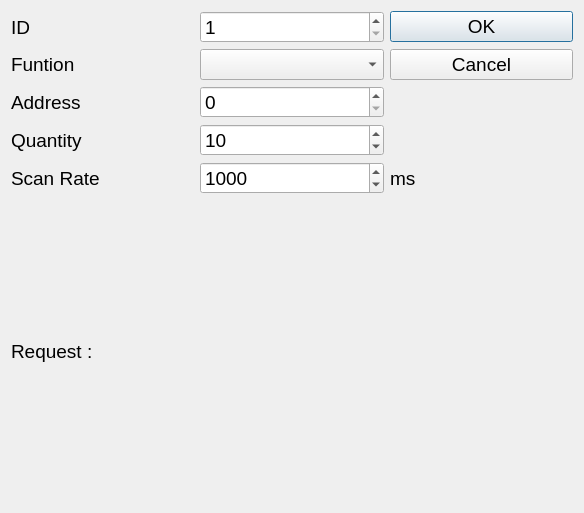
<?xml version="1.0" encoding="UTF-8"?>
<ui version="4.0">
 <class>AddRegDialog</class>
 <widget class="QDialog" name="AddRegDialog">
  <property name="geometry">
   <rect>
    <x>0</x>
    <y>0</y>
    <width>584</width>
    <height>513</height>
   </rect>
  </property>
  <property name="font">
   <font>
    <pointsize>14</pointsize>
   </font>
  </property>
  <property name="windowTitle">
   <string>Read/Write Definition</string>
  </property>
  <layout class="QGridLayout" name="gridLayout">
   <item row="0" column="2">
    <widget class="QPushButton" name="button_ok">
     <property name="text">
      <string>OK</string>
     </property>
    </widget>
   </item>
   <item row="1" column="2">
    <widget class="QPushButton" name="button_cancel">
     <property name="text">
      <string>Cancel</string>
     </property>
    </widget>
   </item>
   <item row="3" column="0">
    <widget class="QLabel" name="label_4">
     <property name="text">
      <string>Address</string>
     </property>
    </widget>
   </item>
   <item row="3" column="1">
    <widget class="QSpinBox" name="box_addr">
     <property name="maximum">
      <number>65535</number>
     </property>
    </widget>
   </item>
   <item row="4" column="0">
    <widget class="QLabel" name="label_5">
     <property name="text">
      <string>Quantity</string>
     </property>
    </widget>
   </item>
   <item row="4" column="1">
    <widget class="QSpinBox" name="box_quantity">
     <property name="minimum">
      <number>1</number>
     </property>
     <property name="maximum">
      <number>255</number>
     </property>
     <property name="value">
      <number>10</number>
     </property>
    </widget>
   </item>
   <item row="5" column="0">
    <widget class="QLabel" name="label_scan_rate">
     <property name="text">
      <string>Scan Rate</string>
     </property>
    </widget>
   </item>
   <item row="5" column="1">
    <widget class="QSpinBox" name="box_scan_rate">
     <property name="minimum">
      <number>1</number>
     </property>
     <property name="maximum">
      <number>60000</number>
     </property>
     <property name="value">
      <number>1000</number>
     </property>
    </widget>
   </item>
   <item row="5" column="2">
    <widget class="QLabel" name="label_scan_rate_unit">
     <property name="text">
      <string>ms</string>
     </property>
    </widget>
   </item>
   <item row="6" column="0" colspan="3">
    <widget class="QLabel" name="label_request">
     <property name="maximumSize">
      <size>
       <width>16777215</width>
       <height>16777215</height>
      </size>
     </property>
     <property name="text">
      <string>Request : </string>
     </property>
     <property name="wordWrap">
      <bool>true</bool>
     </property>
    </widget>
   </item>
   <item row="0" column="0">
    <widget class="QLabel" name="label_2">
     <property name="text">
      <string>ID</string>
     </property>
    </widget>
   </item>
   <item row="0" column="1">
    <widget class="QSpinBox" name="box_id">
     <property name="minimum">
      <number>1</number>
     </property>
     <property name="maximum">
      <number>255</number>
     </property>
    </widget>
   </item>
   <item row="1" column="0">
    <widget class="QLabel" name="label_3">
     <property name="text">
      <string>Funtion</string>
     </property>
    </widget>
   </item>
   <item row="1" column="1">
    <widget class="QComboBox" name="box_function"/>
   </item>
  </layout>
 </widget>
 <resources/>
 <connections/>
</ui>
